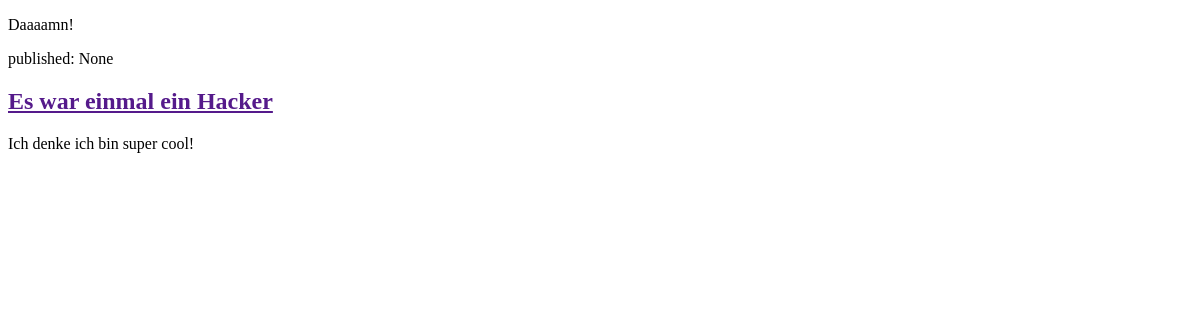
Before: / with the older database file.
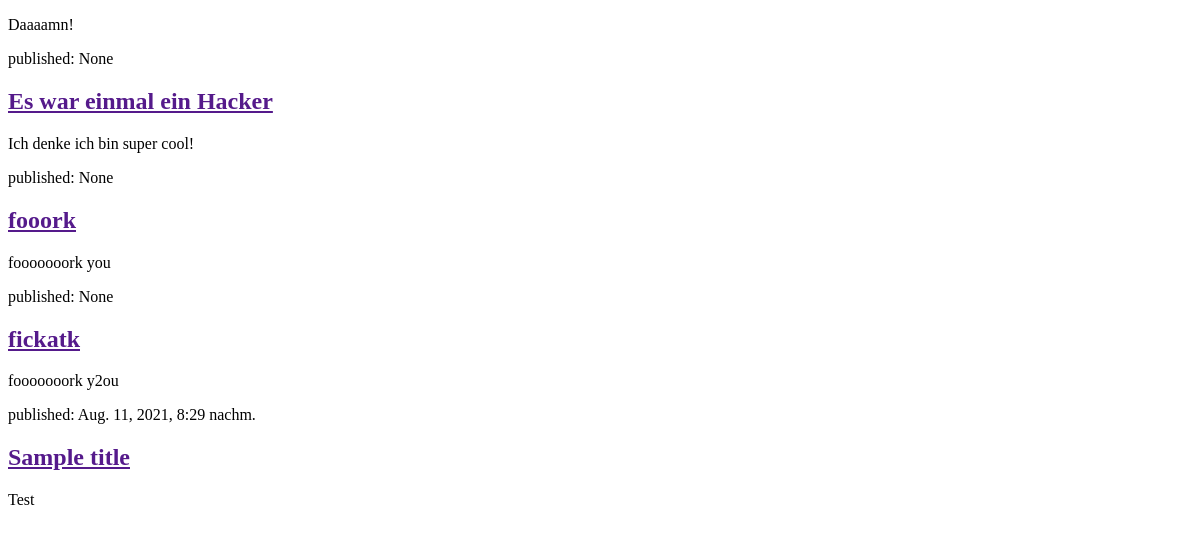
After: the same page with the newer database file.
### blog/models.py (models this page shows, shortened)
class Post(models.Model):
    author = models.ForeignKey(settings.AUTH_USER_MODEL, on_delete=models.CASCADE)
    title = models.CharField(max_length=200)
    text = models.TextField()
    created_date = models.DateTimeField(default=timezone.now)
    published_date = models.DateTimeField(blank=True, null=True)

### blog/views.py (the view)
# urls.py: path('', views.post_list, name='post_list'),
def post_list(request):
    posts = Post.objects.order_by('published_date')
    return render(request, 'blog/post_list.html', {'posts': posts})

### blog/templates/blog/post_list.html (shortened to what this page needs)
<!DOCTYPE html>
<html>
    <head>
    </head>
    <body>
        <p>Daaaamn!</p>
        {% for post in posts %}
        <article>
            <time>published: {{ post.published_date }}</time>
            <h2><a href="">{{ post.title }}</a></h2>
            <p>{{ post.text|linebreaksbr }}</p>
        </article>
        {% endfor %}
    </body>
</html>

Changed rows visible on the page:
added Post: published_date "None", title "fooork", text "fooooooork you"
added Post: published_date "None", title "fickatk", text "fooooooork y2ou"
added Post: published_date "Aug. 11, 2021, 8:29 nachm.", title "Sample title", text "Test"
